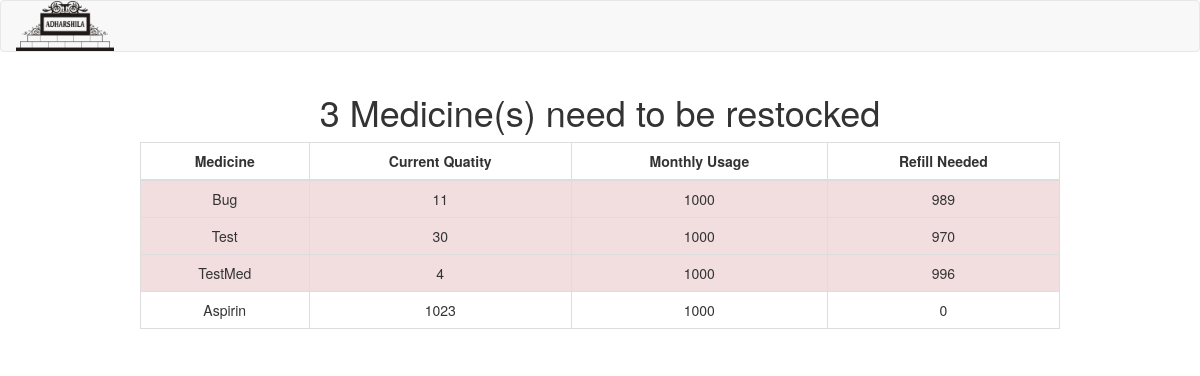
Screenshot of /restock with the database file from the repository.
### myapp/models.py (models this page shows, shortened)
class Medicine(models.Model):
	name = models.CharField(max_length=200)
	quantity = models.IntegerField(default=0)
	critical_quantity = models.IntegerField(default=10)
	monthly_usage = models.IntegerField(default=1000)

### myapp/views.py (the view)
# urls.py: url(r'restock',views.restock,name='restock'),
def restock(request):
	m = sorted(Medicine.objects.all(), key=lambda x:x.name)
	n = 0
	ma = []
	na = []
	mb = []
	for i in m:
		if i.quantity < i.monthly_usage:
			ma.append(i)
			na.append(i.monthly_usage - i.quantity)
			n += 1
		else:
			mb.append(i)
	ma = zip(ma,na)
	context = {'ma':ma, 'mb':mb, 'num':n}
	return render(request,'restock.html',context)

### myapp/templates/restock.html (shortened to what this page needs)
{% extends "base.html" %}
{% block content %}
	<div class="container">
		<h1 align="center">{{ num }} Medicine(s) need to be restocked</h1>
		<div class="col-md-10 col-md-offset-1">
			<table class="table table-bordered table-hover">
				<thead>
					<th>Medicine</th>
					<th>Current Quatity</th>
					<th>Monthly Usage</th>
					<th>Refill Needed</th>
				</thead>
				{% for m,n in ma %}
					<tr class="clickable-row danger" data-href="medicine/{{ m.id }}">
							<td>{{ m.name }}</td>
							<td>{{ m.quantity }}</td>
							<td>{{ m.monthly_usage }}</td>
							<td>{{ n }}</td>
					</tr>
				{% endfor %}
				{% for m in mb %}
					<tr class="clickable-row" data-href="medicine/{{ m.id }}">
							<td>{{ m.name }}</td>
							<td>{{ m.quantity }}</td>
							<td>{{ m.monthly_usage }}</td>
							<td>0</td>
					</tr>
				{% endfor %}
			</table>
		</div>
	</div>
{% endblock %}

### myapp/static/myapp/css/style.css (style rules this page uses)
.table td, .table th { text-align: center; }
.clickable-row { cursor: pointer; }

### rows the page displays
Medicine: name "Bug", quantity "11", monthly_usage "1000", n "989"
Medicine: name "Test", quantity "30", monthly_usage "1000", n "970"
Medicine: name "TestMed", quantity "4", monthly_usage "1000", n "996"
Medicine: name "Aspirin", quantity "1023", monthly_usage "1000"

### other values shown
{{ num }} "3"
